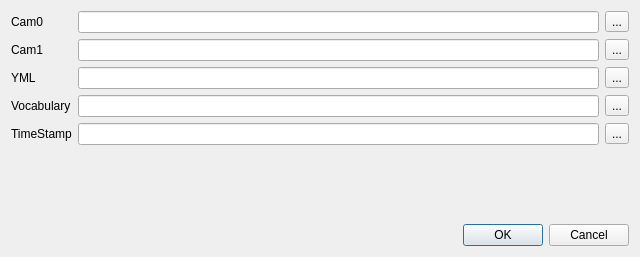
<?xml version="1.0" encoding="UTF-8"?>
<ui version="4.0">
 <class>Dialog</class>
 <widget class="QDialog" name="Dialog">
  <property name="geometry">
   <rect>
    <x>0</x>
    <y>0</y>
    <width>640</width>
    <height>257</height>
   </rect>
  </property>
  <property name="windowTitle">
   <string>Dialog</string>
  </property>
  <layout class="QVBoxLayout" name="verticalLayout">
   <item>
    <layout class="QGridLayout" name="gridLayout">
     <item row="2" column="1">
      <widget class="QLineEdit" name="yamlLineEdit"/>
     </item>
     <item row="3" column="2">
      <widget class="QToolButton" name="vocabPathButton">
       <property name="text">
        <string>...</string>
       </property>
      </widget>
     </item>
     <item row="2" column="0">
      <widget class="QLabel" name="label_3">
       <property name="text">
        <string>YML</string>
       </property>
      </widget>
     </item>
     <item row="3" column="1">
      <widget class="QLineEdit" name="vocabularylineEdit"/>
     </item>
     <item row="1" column="0">
      <widget class="QLabel" name="label_2">
       <property name="text">
        <string>Cam1</string>
       </property>
      </widget>
     </item>
     <item row="1" column="1">
      <widget class="QLineEdit" name="camera1LineEdit"/>
     </item>
     <item row="0" column="2">
      <widget class="QToolButton" name="camera0PathButton">
       <property name="text">
        <string>...</string>
       </property>
      </widget>
     </item>
     <item row="1" column="2">
      <widget class="QToolButton" name="camera1PathButton">
       <property name="text">
        <string>...</string>
       </property>
      </widget>
     </item>
     <item row="2" column="2">
      <widget class="QToolButton" name="settingPathButton">
       <property name="text">
        <string>...</string>
       </property>
      </widget>
     </item>
     <item row="0" column="0">
      <widget class="QLabel" name="label">
       <property name="text">
        <string>Cam0</string>
       </property>
      </widget>
     </item>
     <item row="3" column="0">
      <widget class="QLabel" name="label_4">
       <property name="text">
        <string>Vocabulary</string>
       </property>
      </widget>
     </item>
     <item row="0" column="1">
      <widget class="QLineEdit" name="camera0LineEdit"/>
     </item>
     <item row="4" column="0">
      <widget class="QLabel" name="label_5">
       <property name="text">
        <string>TimeStamp</string>
       </property>
      </widget>
     </item>
     <item row="4" column="1">
      <widget class="QLineEdit" name="timeStampLineEdit"/>
     </item>
     <item row="4" column="2">
      <widget class="QToolButton" name="timeStampPathButton">
       <property name="text">
        <string>...</string>
       </property>
      </widget>
     </item>
    </layout>
   </item>
   <item>
    <spacer name="verticalSpacer">
     <property name="orientation">
      <enum>Qt::Vertical</enum>
     </property>
     <property name="sizeHint" stdset="0">
      <size>
       <width>20</width>
       <height>40</height>
      </size>
     </property>
    </spacer>
   </item>
   <item>
    <widget class="QDialogButtonBox" name="buttonBox">
     <property name="orientation">
      <enum>Qt::Horizontal</enum>
     </property>
     <property name="standardButtons">
      <set>QDialogButtonBox::Cancel|QDialogButtonBox::Ok</set>
     </property>
    </widget>
   </item>
  </layout>
 </widget>
 <resources/>
 <connections>
  <connection>
   <sender>buttonBox</sender>
   <signal>accepted()</signal>
   <receiver>Dialog</receiver>
   <slot>accept()</slot>
   <hints>
    <hint type="sourcelabel">
     <x>248</x>
     <y>254</y>
    </hint>
    <hint type="destinationlabel">
     <x>157</x>
     <y>274</y>
    </hint>
   </hints>
  </connection>
  <connection>
   <sender>buttonBox</sender>
   <signal>rejected()</signal>
   <receiver>Dialog</receiver>
   <slot>reject()</slot>
   <hints>
    <hint type="sourcelabel">
     <x>316</x>
     <y>260</y>
    </hint>
    <hint type="destinationlabel">
     <x>286</x>
     <y>274</y>
    </hint>
   </hints>
  </connection>
 </connections>
</ui>
